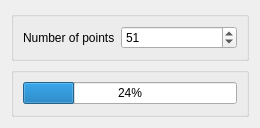
<?xml version="1.0" encoding="UTF-8"?>
<ui version="4.0">
 <class>CapacityCurveTaskPanel</class>
 <widget class="QWidget" name="CapacityCurveTaskPanel">
  <property name="geometry">
   <rect>
    <x>0</x>
    <y>0</y>
    <width>260</width>
    <height>128</height>
   </rect>
  </property>
  <property name="windowTitle">
   <string>Capacity curve</string>
  </property>
  <layout class="QGridLayout" name="gridLayout">
   <item row="0" column="0">
    <widget class="QGroupBox" name="group_n">
     <property name="toolTip">
      <string>The tool will progressively fill the tank, measuring the volume. You can select the number of samples to be taken.</string>
     </property>
     <layout class="QGridLayout" name="gridLayout_2">
      <item row="0" column="0">
       <widget class="QLabel" name="points_label">
        <property name="sizePolicy">
         <sizepolicy hsizetype="Maximum" vsizetype="Preferred">
          <horstretch>0</horstretch>
          <verstretch>0</verstretch>
         </sizepolicy>
        </property>
        <property name="text">
         <string>Number of points</string>
        </property>
       </widget>
      </item>
      <item row="0" column="1">
       <widget class="QSpinBox" name="points">
        <property name="minimum">
         <number>2</number>
        </property>
        <property name="maximum">
         <number>99999</number>
        </property>
        <property name="value">
         <number>51</number>
        </property>
       </widget>
      </item>
     </layout>
    </widget>
   </item>
   <item row="1" column="0">
    <widget class="QGroupBox" name="group_pbar">
     <layout class="QGridLayout" name="gridLayout_3">
      <item row="0" column="0">
       <widget class="QProgressBar" name="pbar">
        <property name="value">
         <number>24</number>
        </property>
       </widget>
      </item>
     </layout>
    </widget>
   </item>
  </layout>
 </widget>
 <resources/>
 <connections/>
</ui>
